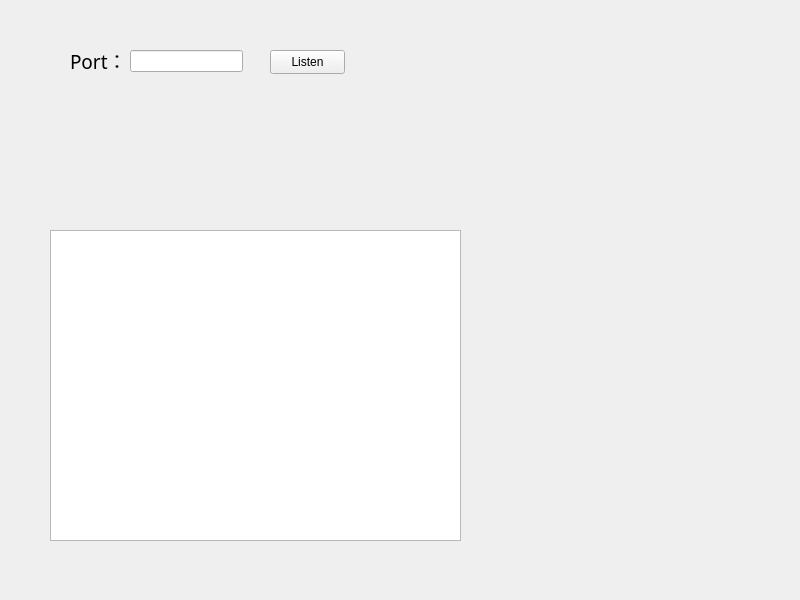
<?xml version="1.0" encoding="UTF-8"?>
<ui version="4.0">
 <class>ServerUi</class>
 <widget class="QWidget" name="ServerUi">
  <property name="geometry">
   <rect>
    <x>0</x>
    <y>0</y>
    <width>800</width>
    <height>600</height>
   </rect>
  </property>
  <property name="windowTitle">
   <string>ServerUi</string>
  </property>
  <widget class="QTextBrowser" name="systemTextBrowser">
   <property name="geometry">
    <rect>
     <x>50</x>
     <y>230</y>
     <width>411</width>
     <height>311</height>
    </rect>
   </property>
  </widget>
  <widget class="QLabel" name="portInputLabel">
   <property name="geometry">
    <rect>
     <x>70</x>
     <y>40</y>
     <width>61</width>
     <height>41</height>
    </rect>
   </property>
   <property name="font">
    <font>
     <family>Cascadia Code</family>
     <pointsize>14</pointsize>
    </font>
   </property>
   <property name="text">
    <string>Port：</string>
   </property>
  </widget>
  <widget class="QLineEdit" name="portInput">
   <property name="geometry">
    <rect>
     <x>130</x>
     <y>50</y>
     <width>113</width>
     <height>22</height>
    </rect>
   </property>
  </widget>
  <widget class="QPushButton" name="serverStartBtn">
   <property name="geometry">
    <rect>
     <x>270</x>
     <y>50</y>
     <width>75</width>
     <height>24</height>
    </rect>
   </property>
   <property name="text">
    <string>Listen</string>
   </property>
  </widget>
 </widget>
 <resources/>
 <connections/>
</ui>
